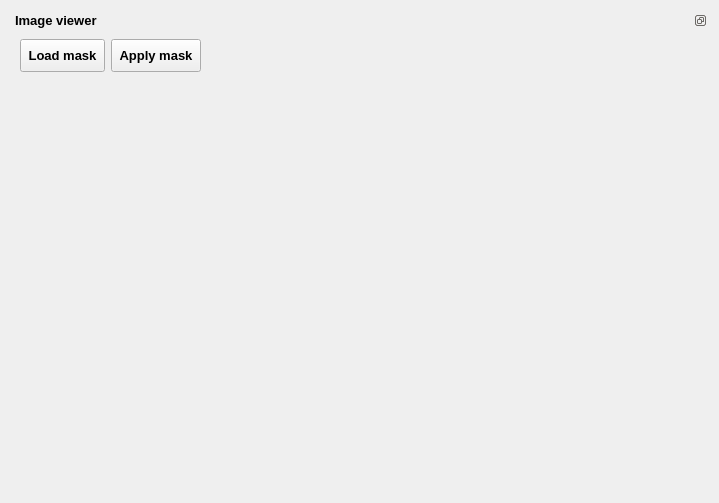
         <widget class="QWidget" name="imageViewerTab" >
          <attribute name="title" >
           <string>Image viewer</string>
          </attribute>
          <attribute name="icon" >
           <iconset resource="icons.qrc" >
            <normaloff>:/Icons/icons/silk/image.png</normaloff>:/Icons/icons/silk/image.png</iconset>
          </attribute>
          <layout class="QVBoxLayout" name="verticalLayout_4" >
           <item>
            <widget class="QDockWidget" name="dockImageWidget" >
             <property name="minimumSize" >
              <size>
               <width>450</width>
               <height>0</height>
              </size>
             </property>
             <property name="font" >
              <font>
               <pointsize>10</pointsize>
               <weight>75</weight>
               <bold>true</bold>
              </font>
             </property>
             <property name="features" >
              <set>QDockWidget::DockWidgetFloatable|QDockWidget::DockWidgetMovable</set>
             </property>
             <property name="windowTitle" >
              <string>Image viewer</string>
             </property>
             <widget class="QWidget" name="dockWidgetContents_2" >
              <layout class="QVBoxLayout" name="verticalLayout_3" >
               <item>
                <layout class="QHBoxLayout" name="horizontalLayout_6" >
                 <item>
                  <widget class="QToolButton" name="loadMaskButton" >
                   <property name="minimumSize" >
                    <size>
                     <width>0</width>
                     <height>33</height>
                    </size>
                   </property>
                   <property name="font" >
                    <font>
                     <pointsize>10</pointsize>
                     <weight>75</weight>
                     <bold>true</bold>
                    </font>
                   </property>
                   <property name="text" >
                    <string>Load mask</string>
                   </property>
                   <property name="icon" >
                    <iconset resource="icons.qrc" >
                     <normaloff>:/Icons/icons/silk/folder_image.png</normaloff>:/Icons/icons/silk/folder_image.png</iconset>
                   </property>
                   <property name="checkable" >
                    <bool>true</bool>
                   </property>
                   <property name="toolButtonStyle" >
                    <enum>Qt::ToolButtonTextBesideIcon</enum>
                   </property>
                  </widget>
                 </item>
                 <item>
                  <widget class="QToolButton" name="applyMask" >
                   <property name="minimumSize" >
                    <size>
                     <width>0</width>
                     <height>33</height>
                    </size>
                   </property>
                   <property name="font" >
                    <font>
                     <pointsize>10</pointsize>
                     <weight>75</weight>
                     <bold>true</bold>
                    </font>
                   </property>
                   <property name="text" >
                    <string>Apply mask</string>
                   </property>
                   <property name="icon" >
                    <iconset resource="icons.qrc" >
                     <normaloff>:/Icons/icons/silk/shape_move_forwards.png</normaloff>:/Icons/icons/silk/shape_move_forwards.png</iconset>
                   </property>
                   <property name="iconSize" >
                    <size>
                     <width>24</width>
                     <height>24</height>
                    </size>
                   </property>
                   <property name="checkable" >
                    <bool>true</bool>
                   </property>
                   <property name="toolButtonStyle" >
                    <enum>Qt::ToolButtonTextBesideIcon</enum>
                   </property>
                  </widget>
                 </item>
                 <item>
                  <spacer name="horizontalSpacer_18" >
                   <property name="orientation" >
                    <enum>Qt::Horizontal</enum>
                   </property>
                   <property name="sizeHint" stdset="0" >
                    <size>
                     <width>498</width>
                     <height>13</height>
                    </size>
                   </property>
                  </spacer>
                 </item>
                </layout>
               </item>
               <item>
                <widget class="QWidget" native="1" name="imageWidgetHolder" >
                 <property name="sizePolicy" >
                  <sizepolicy vsizetype="Expanding" hsizetype="Preferred" >
                   <horstretch>0</horstretch>
                   <verstretch>0</verstretch>
                  </sizepolicy>
                 </property>
                 <property name="minimumSize" >
                  <size>
                   <width>0</width>
                   <height>405</height>
                  </size>
                 </property>
                </widget>
               </item>
              </layout>
             </widget>
            </widget>
           </item>
          </layout>
         </widget>
